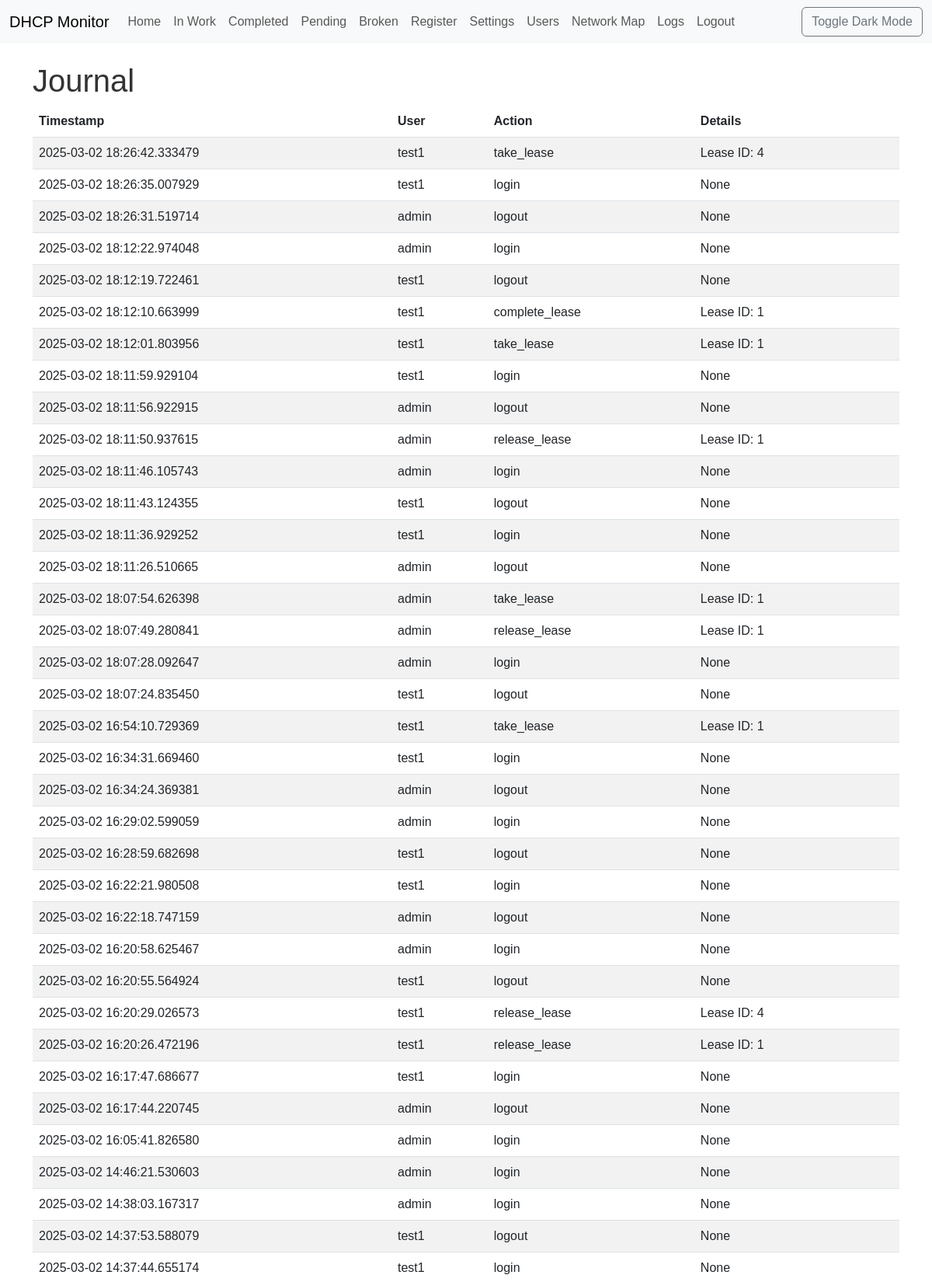
Screenshot of /logs (signed in, upper part) with the database file from the repository.
### app/models.py (models this page shows, shortened)
class Journal(db.Model):
    __tablename__ = 'journal'
    id = db.Column(db.Integer, primary_key=True)
    timestamp = db.Column(db.DateTime, index=True, default=datetime.utcnow)
    user_id = db.Column(db.Integer, db.ForeignKey('users.id'))
    action = db.Column(db.String(128))
    details = db.Column(db.Text)
    user = db.relationship('User', back_populates='journal_entries')

class User(UserMixin, db.Model):
    __tablename__ = 'users'
    id = db.Column(db.Integer, primary_key=True)
    username = db.Column(db.String(64), unique=True, index=True, nullable=False)
    password_hash = db.Column(db.String(128), nullable=False)
    role = db.Column(db.String(64), nullable=False, default='tester')  # 'admin', 'tester'
    first_name = db.Column(db.String(64))
    last_name = db.Column(db.String(64))
    last_seen = db.Column(db.DateTime, default=datetime.utcnow)
    leases = db.relationship('Lease', backref='taken_user', lazy='dynamic', foreign_keys='Lease.taken_by_id')
    groups = db.relationship('Group', secondary=user_groups, lazy='subquery',
                            backref=db.backref('users', lazy=True)) # Связь с группами
    journal_entries = db.relationship('Journal', back_populates='user', lazy='dynamic')

### app/journal.py (the view)
@journal_bp.route('/logs')
@login_required
def view_logs():
    if current_user.role != 'admin':
        flash('You do not have permission to access this page.', 'danger')
        return redirect(url_for('main.index'))
    logs = db.session.query(Journal).order_by(Journal.timestamp.desc()).all()  # Используем db.session.query
    return render_template('journal/logs.html', logs=logs)

### app/models.py (called while the page is built)
@login_manager.user_loader
def load_user(user_id):
    return User.query.get(int(user_id))

### app/templates/journal/logs.html
{% extends "base.html" %}
{% block content %}
    <h1>Journal</h1>
    <table class="table table-striped">
        <thead>
            <tr>
                <th>Timestamp</th>
                <th>User</th>
                <th>Action</th>
                <th>Details</th>
            </tr>
        </thead>
        <tbody>
            {% for entry in logs %}
                <tr>
                    <td>{{ entry.timestamp }}</td>
                    <td>{{ entry.user.username }}</td>
                    <td>{{ entry.action }}</td>
                    <td>{{ entry.details }}</td>
                </tr>
            {% endfor %}
        </tbody>
    </table>
{% endblock %}

### app/static/css/style.css (style rules this page uses)
body { font-family: sans-serif; transition: background-color 0.3s, color 0.3s; }
body { background-color: #fff; color: #333; }
.table-striped > tbody > tr:nth-of-type(odd) > * { --bs-table-accent-bg: var(--bs-table-striped-bg); }
table.table td { word-break: break-word; }

### rows the page displays
Journal: timestamp "2025-03-02 18:26:42.333479", user.username "test1", action "take_lease", details "Lease ID: 4"
Journal: timestamp "2025-03-02 18:26:35.007929", user.username "test1", action "login", details "None"
Journal: timestamp "2025-03-02 18:26:31.519714", user.username "admin", action "logout", details "None"
Journal: timestamp "2025-03-02 18:12:22.974048", user.username "admin", action "login", details "None"
Journal: timestamp "2025-03-02 18:12:19.722461", user.username "test1", action "logout", details "None"
Journal: timestamp "2025-03-02 18:12:10.663999", user.username "test1", action "complete_lease", details "Lease ID: 1"
Journal: timestamp "2025-03-02 18:12:01.803956", user.username "test1", action "take_lease", details "Lease ID: 1"
Journal: timestamp "2025-03-02 18:11:59.929104", user.username "test1", action "login", details "None"
Journal: timestamp "2025-03-02 18:11:56.922915", user.username "admin", action "logout", details "None"
Journal: timestamp "2025-03-02 18:11:50.937615", user.username "admin", action "release_lease", details "Lease ID: 1"
Journal: timestamp "2025-03-02 18:11:46.105743", user.username "admin", action "login", details "None"
Journal: timestamp "2025-03-02 18:11:43.124355", user.username "test1", action "logout", details "None"
Journal: timestamp "2025-03-02 18:11:36.929252", user.username "test1", action "login", details "None"
Journal: timestamp "2025-03-02 18:11:26.510665", user.username "admin", action "logout", details "None"
Journal: timestamp "2025-03-02 18:07:54.626398", user.username "admin", action "take_lease", details "Lease ID: 1"
Journal: timestamp "2025-03-02 18:07:49.280841", user.username "admin", action "release_lease", details "Lease ID: 1"
Journal: timestamp "2025-03-02 18:07:28.092647", user.username "admin", action "login", details "None"
Journal: timestamp "2025-03-02 18:07:24.835450", user.username "test1", action "logout", details "None"
Journal: timestamp "2025-03-02 16:54:10.729369", user.username "test1", action "take_lease", details "Lease ID: 1"
Journal: timestamp "2025-03-02 16:34:31.669460", user.username "test1", action "login", details "None"
Journal: timestamp "2025-03-02 16:34:24.369381", user.username "admin", action "logout", details "None"
Journal: timestamp "2025-03-02 16:29:02.599059", user.username "admin", action "login", details "None"
Journal: timestamp "2025-03-02 16:28:59.682698", user.username "test1", action "logout", details "None"
Journal: timestamp "2025-03-02 16:22:21.980508", user.username "test1", action "login", details "None"
Journal: timestamp "2025-03-02 16:22:18.747159", user.username "admin", action "logout", details "None"
Journal: timestamp "2025-03-02 16:20:58.625467", user.username "admin", action "login", details "None"
Journal: timestamp "2025-03-02 16:20:55.564924", user.username "test1", action "logout", details "None"
Journal: timestamp "2025-03-02 16:20:29.026573", user.username "test1", action "release_lease", details "Lease ID: 4"
Journal: timestamp "2025-03-02 16:20:26.472196", user.username "test1", action "release_lease", details "Lease ID: 1"
Journal: timestamp "2025-03-02 16:17:47.686677", user.username "test1", action "login", details "None"
Journal: timestamp "2025-03-02 16:17:44.220745", user.username "admin", action "logout", details "None"
Journal: timestamp "2025-03-02 16:05:41.826580", user.username "admin", action "login", details "None"
Journal: timestamp "2025-03-02 14:46:21.530603", user.username "admin", action "login", details "None"
Journal: timestamp "2025-03-02 14:38:03.167317", user.username "admin", action "login", details "None"
Journal: timestamp "2025-03-02 14:37:53.588079", user.username "test1", action "logout", details "None"
Journal: timestamp "2025-03-02 14:37:44.655174", user.username "test1", action "login", details "None"
